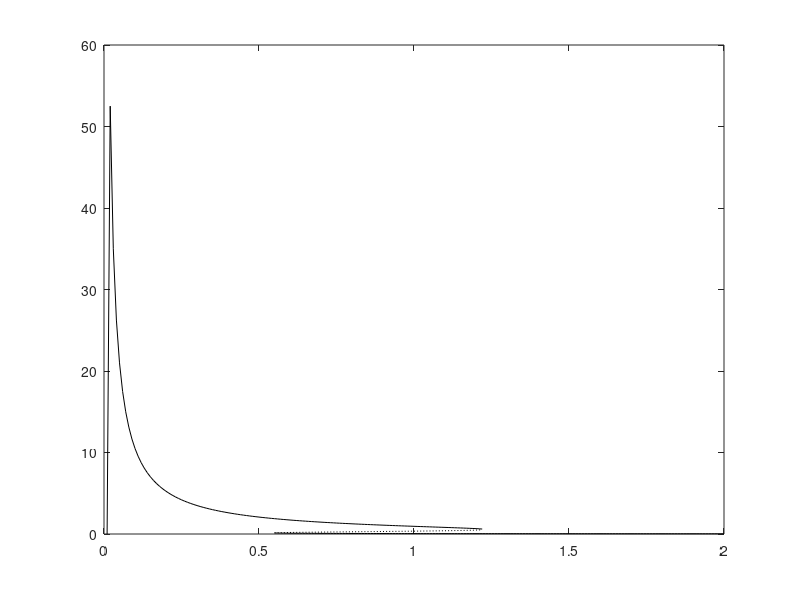

Write MATLAB code to recreate this figure.
koffs=0:0.01:2;
Pts=zeros(3,length(koffs));
for iK=1:length(koffs)
    kp0=0.05;
    kfb=1;
    KFB=0.1;
    kgapr=koffs(iK);
    p=0:0.001:100;
    OnRate = (kp0+kfb*p.^3./(KFB+p.^3));
    OffRate=(kgapr*p);
    Net=OnRate-OffRate;
    SgnChg=find((Net(1:end-1).*Net(2:end))<0);
    Pts(:,iK)=[p(SgnChg); zeros(3-length(SgnChg),1)];
    %plot(p,OnRate-OffRate)
    %hold on
    %set(gca,'ColorOrderIndex',get(gca,'ColorOrderIndex')-1)
    %scatter(p(SgnChg),OnRate(SgnChg)-OffRate(SgnChg),'filled')
end
sw1=find(sum(Pts>0)>1,1,'first');
sw2=find(sum(Pts>0)>1,1,'last');
Branch1=[Pts(1,2:sw1-1) Pts(3,sw1:sw2)];
Branch2=Pts(2,sw1:sw2);
Branch3=Pts(1,sw1:end);
plot(koffs(2:sw2),Branch1,'-k')
hold on
plot(koffs(sw1:sw2),Branch2,':k')
plot(koffs(sw1:end),Branch3,'-k')
